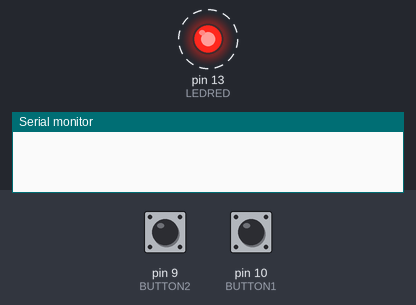
This sketch was run on a simulated Arduino Uno, built with avr-gcc and run on an emulated ATmega328P. Shown: output pins drawn as LEDs (lit = HIGH), the last lines printed to the serial monitor. Dashed ring = blinking. The test bench sets the inputs (shaded band); at power-on: pin 9 (BUTTON2) HIGH, pin 10 (BUTTON1) HIGH.

Above: at 4.8 s.
4.9 s: pin 9 (BUTTON2) pulled LOW for 2.35 s
At 8.6 s:
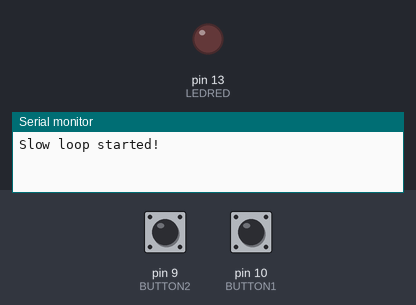
8.7 s: pin 10 (BUTTON1) pulled LOW for 2.35 s
At 10.8 s:
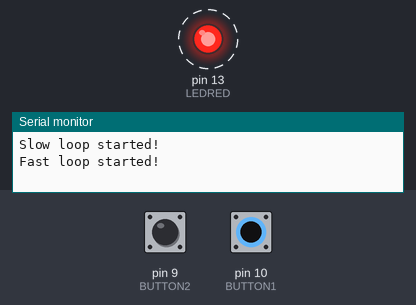
Timing chart, 0 to 18.5 s (numbered marks = the images above; inputs shaded):
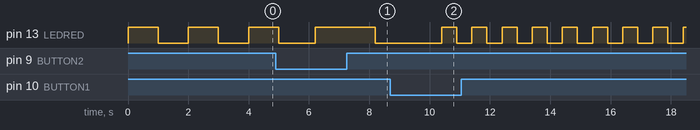

The sketch:

blinkfastslow.ino
```cpp
const int LEDRED = 13;
const int BUTTON1 = 10;
const int BUTTON2 = 9;

bool fasterButton1 = false; //button not pressed yet
bool slowerButton2 = false;

int calibrationTime = 200;
int defaultBlinkingTime = 1000;
int fastblinkingTime = 500;
int slowBlinkingTime = 2000;

void setup() {
  Serial.begin(9600);
  pinMode (LEDRED, OUTPUT);
  pinMode (BUTTON1, INPUT);
  pinMode (BUTTON2, INPUT);
  digitalWrite (LEDRED, LOW);
}

void loop() {
  int buttonState1 = digitalRead(BUTTON1); //detects if button is clicked or not

  if(buttonState1 == LOW) {
    fasterButton1 = true;
    slowerButton2 = false;
    Serial.print("Fast loop started!\n");
    delay(calibrationTime);
 }

  int buttonState2 = digitalRead(BUTTON2); //current state of button 2

  if(buttonState2 == LOW){
    fasterButton1 = false;
    slowerButton2 = true;
    Serial.print("Slow loop started!\n");
    delay(calibrationTime);
  }

  if (!fasterButton1 && !slowerButton2) {
    // Normal blink (1 second)
    digitalWrite(LEDRED, HIGH);
    delay(defaultBlinkingTime);
    digitalWrite(LEDRED, LOW);
    delay(defaultBlinkingTime);
  }
  else if (fasterButton1) {
    // Fast blink (2 a second)
    digitalWrite(LEDRED, HIGH);
    delay(fastblinkingTime);
    digitalWrite(LEDRED, LOW);
    delay(fastblinkingTime);
  }
  else if (slowerButton2) {
    // Slow blink (2 seconds)
    digitalWrite(LEDRED, HIGH);
    delay(slowBlinkingTime);
    digitalWrite(LEDRED, LOW);
    delay(slowBlinkingTime);
  }
}
```

Measured:
- after the input at 8.7 s, pin 13 (LEDRED): alternates HIGH for 0.50 s and LOW for 0.50 s, starting after 1.7 s
- by itself, pin 13 (LEDRED): alternates HIGH for 1.0 s and LOW for 1.0 s
